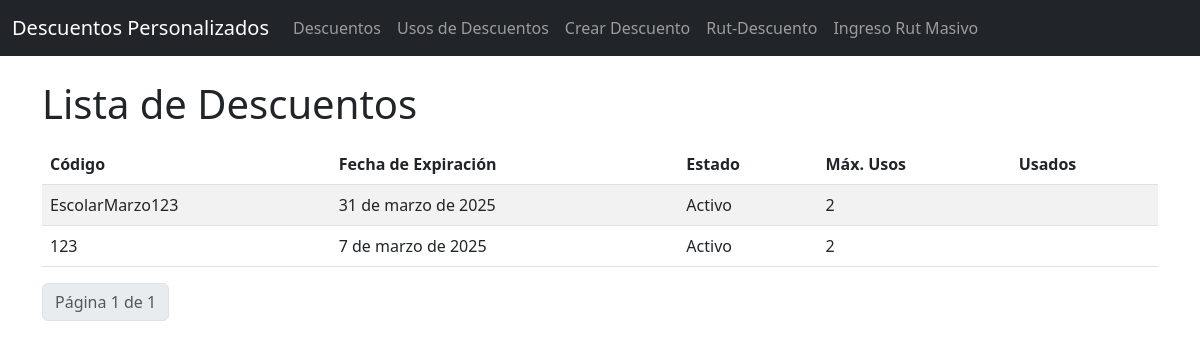
The page /descuentos/ on the database its author committed.
### descuento_app/models.py (models this page shows, shortened)
class Discount(models.Model):
    code = models.CharField(max_length=50, unique=True)
    expiration_date = models.DateField()
    state = models.BooleanField(default=True)  # Activo por defecto
    max_uses = models.IntegerField(default=1)  # Número máximo de usos permitidos

### descuento_app/views.py (the view)
# urls.py: path('descuentos/', views.discount_list, name='discount_list'),
def discount_list(request):
    discounts = Discount.objects.all().order_by('-id')
    paginator = Paginator(discounts, 10)  # 10 descuentos por página
    page_number = request.GET.get("page")
    page_obj = paginator.get_page(page_number)
    return render(request, "descuento_app/discounts.html", {"page_obj": page_obj})

### descuento_app/templates/descuento_app/discounts.html (shortened to what this page needs)
<!DOCTYPE html>
<html>
<head>
    <link rel="stylesheet" href="https://cdn.jsdelivr.net/npm/bootstrap@5.3.0/dist/css/bootstrap.min.css">
</head>
<body>
    <nav class="navbar navbar-expand-lg navbar-dark bg-dark">
        <div class="container-fluid">
            <a class="navbar-brand" href="#">Descuentos Personalizados</a>
            <div class="collapse navbar-collapse" id="navbarNav">
                <ul class="navbar-nav">
                    <li class="nav-item">
                        <a class="nav-link" href="{% url 'discount_list' %}">Descuentos</a>
                    </li>
                    <li class="nav-item">
                        <a class="nav-link" href="{% url 'discount_usage_list' %}">Usos de Descuentos</a>
                    </li>
                    <li class="nav-item">
                        <a class="nav-link" href="{% url 'create_discount' %}">Crear Descuento</a>
                    </li>
                    <li class="nav-item">
                        <a class="nav-link" href="{% url 'create_rut_discount' %}">Rut-Descuento</a>
                    </li>
                    <li class="nav-item">
                        <a class="nav-link" href="{% url 'bulk_create_rut_discount' %}">Ingreso Rut Masivo</a>
                    </li>
                </ul>
            </div>
        </div>
    </nav>
    <div class="container">
        <h1 class="mt-4">Lista de Descuentos</h1>
        <table class="table table-striped mt-3">
            <thead>
                <tr>
                    <th>Código</th>
                    <th>Fecha de Expiración</th>
                    <th>Estado</th>
                    <th>Máx. Usos</th>
                    <th>Usados</th>
                </tr>
            </thead>
            <tbody>
                {% for discount in page_obj %}
                <tr>
                    <td>{{ discount.code }}</td>
                    <td>{{ discount.expiration_date }}</td>
                    <td>{{ discount.state|yesno:"Activo,Inactivo" }}</td>
                    <td>{{ discount.max_uses }}</td>
                    <td>{{ discount.used_count }}</td>
                </tr>
                {% endfor %}
            </tbody>
        </table>
        <nav>
            <ul class="pagination">
                <li class="page-item disabled"><a class="page-link">Página {{ page_obj.number }} de {{ page_obj.paginator.num_pages }}</a></li>
            </ul>
        </nav>
    </div>
</body>
</html>

### rows shown on the page
Discount: code "EscolarMarzo123", expiration_date "31 de marzo de 2025", state "Activo", max_uses "2"
Discount: code "123", expiration_date "7 de marzo de 2025", state "Activo", max_uses "2"

### other values the page prints
{{ page_obj.number }} "1"
{{ page_obj.paginator.num_pages }} "1"
